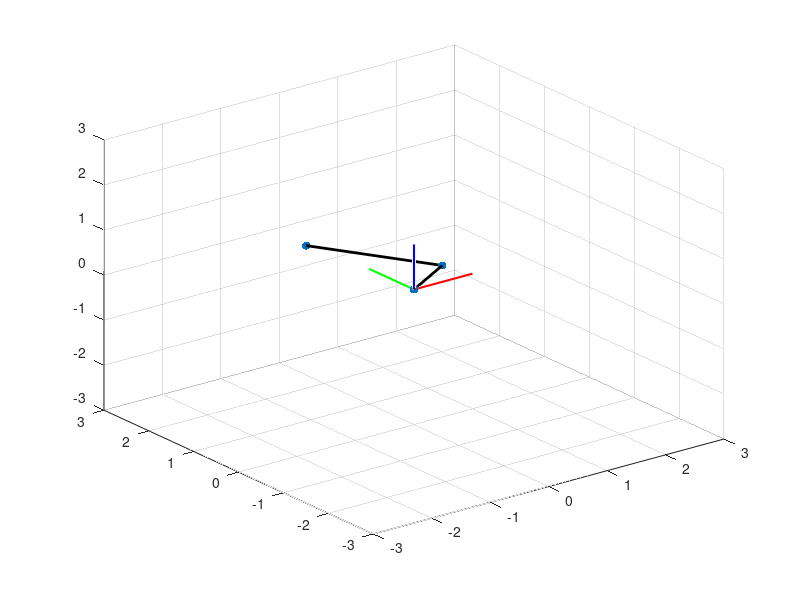

This figure's MATLAB source:
clear;
close all;
clc;

Lr = 1;
sita_degree = 30;
sita_rad = deg2rad(sita_degree);


p0 = [0;0;0];
d01 = [Lr;0;0];
p1 = rotz(sita_degree) * d01;



Lp = 2;
alpha_degree = 90;
d12 = [0;0;-Lp];
p2 = p1 + rotz(sita_degree) * rotx(alpha_degree) * d12;



% gather the coordinates and make them into x y z representaion
x = [p0(1), p1(1), p2(1)];
y = [p0(2), p1(2), p2(2)];
z = [p0(3), p1(3), p2(3)];


% plot the axis
plot3([0 1],[0 0],[0 0],'r','LineWidth',1.5);
hold on;
plot3([0 0],[0 1],[0 0],'g','LineWidth',1.5);
plot3([0 0],[0 0],[0 1],'b','LineWidth',1.5);
axis([-3,3,-3,3,-3,3]);


scatter3(x,y,z,'filled','LineWidth',5);
plot3(x,y,z,'black','LineWidth',2);
grid on;




function trajectory_animation(theta_traj)


rodPivotPoint = [2 2]; %rectangular coordinates
rodLength = 1;
radius = .2;

theta0 = 0;
position = rodPivotPoint - (rodLength*[-sin(theta0) cos(theta0)]); %in rectangular coordinates

color_arr = [0,0,0];
% color_arr = 'red';
 
%Run simulation, all calculations are performed in cylindrical coordinates
    %Generate graphics, render pendulum
h = figure;
axesHandle = gca;
xlim(axesHandle, [(rodPivotPoint(1) - rodLength - radius) (rodPivotPoint(1) + rodLength + radius)] );
ylim(axesHandle, [(rodPivotPoint(2) - rodLength - radius) (rodPivotPoint(2) + rodLength + radius)] );

hold on
plot(rodPivotPoint(1),rodPivotPoint(2),'^'); %pendulum pivot
lineHandle = line([rodPivotPoint(1) position(1)],...
    [rodPivotPoint(2) position(2)],'linewidth',6,'color',color_arr); %pendulum rod
hold off
for i = 1:size(theta_traj,2)
    drawnow; %Forces MATLAB to render the pendulum
    position = rodPivotPoint - (rodLength*[-sin(theta_traj(i)) cos(theta_traj(i))]);
    set(lineHandle,'XData',[rodPivotPoint(1) position(1)],'YData',...
        [rodPivotPoint(2) position(2)],'linewidth',6,'color',color_arr);

    % Capture the plot as an image 
    frame = getframe(h); 
    im = frame2im(frame); 
    [imind,cm] = rgb2ind(im,256); 

    fn = strcat('iter', int2str(j), '.gif');
    % Write to the GIF File 
    if i == 1 
        imwrite(imind,cm,fn,'gif', 'Loopcount',inf); 
    else 
        imwrite(imind,cm,fn,'gif','WriteMode','append'); 
    end 
end

end






